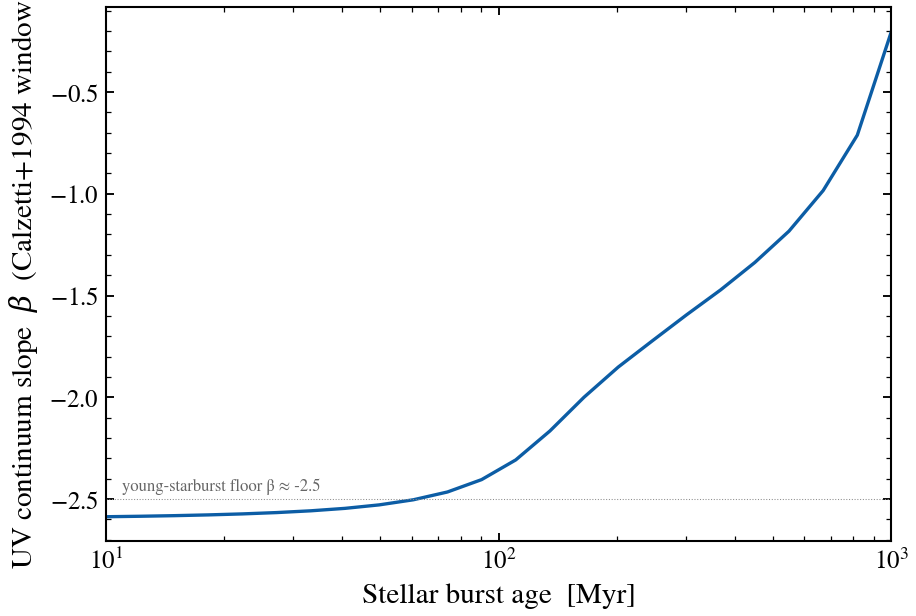

The script that saved this image:
"""
Intrinsic UV continuum slope β vs single-burst age
====================================================

Dust-free UV continuum slope of an SSP swept from 10 Myr to 1 Gyr.
β is fit in the Calzetti+1994 windows (1268–2580 Å) to ``F_λ ∝ λ^β``.

The fast drop from β ≈ −2.5 at 10 Myr to ≈ −0.5 by 100 Myr is the
intrinsic clock used to interpret observed UV slopes: a galaxy with
β ≈ −1 either has a ~100 Myr stellar population (no dust) or a
younger one with moderate reddening (the classic IRX–β degeneracy
that ``plot_usecase_uv_slope_beta`` recovers).
"""

import os

os.environ["TF_CPP_MIN_LOG_LEVEL"] = "2"  # suppress XLA/PjRt C++ INFO+WARNING logs

import warnings

import jax
import jax.numpy as jnp
import matplotlib.pyplot as plt
import numpy as np

import tengri
from tengri.analysis.plotting import setup_style

setup_style()
warnings.filterwarnings("ignore", message=".*BakedInBackend.*")

C_AA_PER_S = 2.998e18

# Calzetti+1994 windows for the UV slope fit.
WINDOWS = np.array(
    [
        [1268, 1284],
        [1309, 1316],
        [1342, 1371],
        [1407, 1515],
        [1562, 1583],
        [1677, 1740],
        [1760, 1833],
        [1866, 1890],
        [1930, 1950],
        [2400, 2580],
    ]
)


def _beta_uv(wave, l_nu):
    f_lam = l_nu * C_AA_PER_S / wave**2
    mask = np.zeros_like(wave, dtype=bool)
    for lo, hi in WINDOWS:
        mask |= (wave >= lo) & (wave <= hi)
    slope, _ = np.polyfit(np.log10(wave[mask]), np.log10(f_lam[mask]), 1)
    return float(slope)


model = tengri.SEDModel.build(
    tengri.load_ssp(),
    sfh={
        "type": "tsnorm",
        "*": tengri.FIXED,
        "peak_lbt_gyr": tengri.Uniform(0.01, 13.0),
        "width_gyr": 0.05,
        "log_total_mass": 10.0,
        "skew": 0.0,
        "trunc": 13.0,
    },
    dust={"type": "two_component", "*": tengri.FIXED, "tau_diff": 0.0, "tau_bc": 0.0},
    redshift=tengri.Fixed(0.01),
)
baseline = dict(model.spec.sample(jax.random.PRNGKey(0)))

ages = np.geomspace(0.01, 1.0, 24)
beta = np.empty_like(ages)
for i, age in enumerate(ages):
    p = {**baseline, "sfh_tsnorm_peak_lbt_gyr": jnp.float64(age)}
    out = model.predict(p)
    beta[i] = _beta_uv(np.asarray(model.wavelengths), np.asarray(out.rest_sed()))

fig, ax = plt.subplots(figsize=(6.4, 4.4))
ax.plot(ages * 1.0e3, beta, color="C0", lw=1.6)
ax.axhline(-2.5, color="0.55", lw=0.5, ls=":")
ax.text(11, -2.48, "young-starburst floor β ≈ -2.5", color="0.4", fontsize=8, va="bottom")
ax.set(
    xscale="log",
    xlim=(10, 1000),
    xlabel="Stellar burst age  [Myr]",
    ylabel=r"UV continuum slope  $\beta$  (Calzetti+1994 windows)",
)

fig.tight_layout()
plt.savefig("plot_uv_slope_age.png", dpi=150, bbox_inches="tight")
